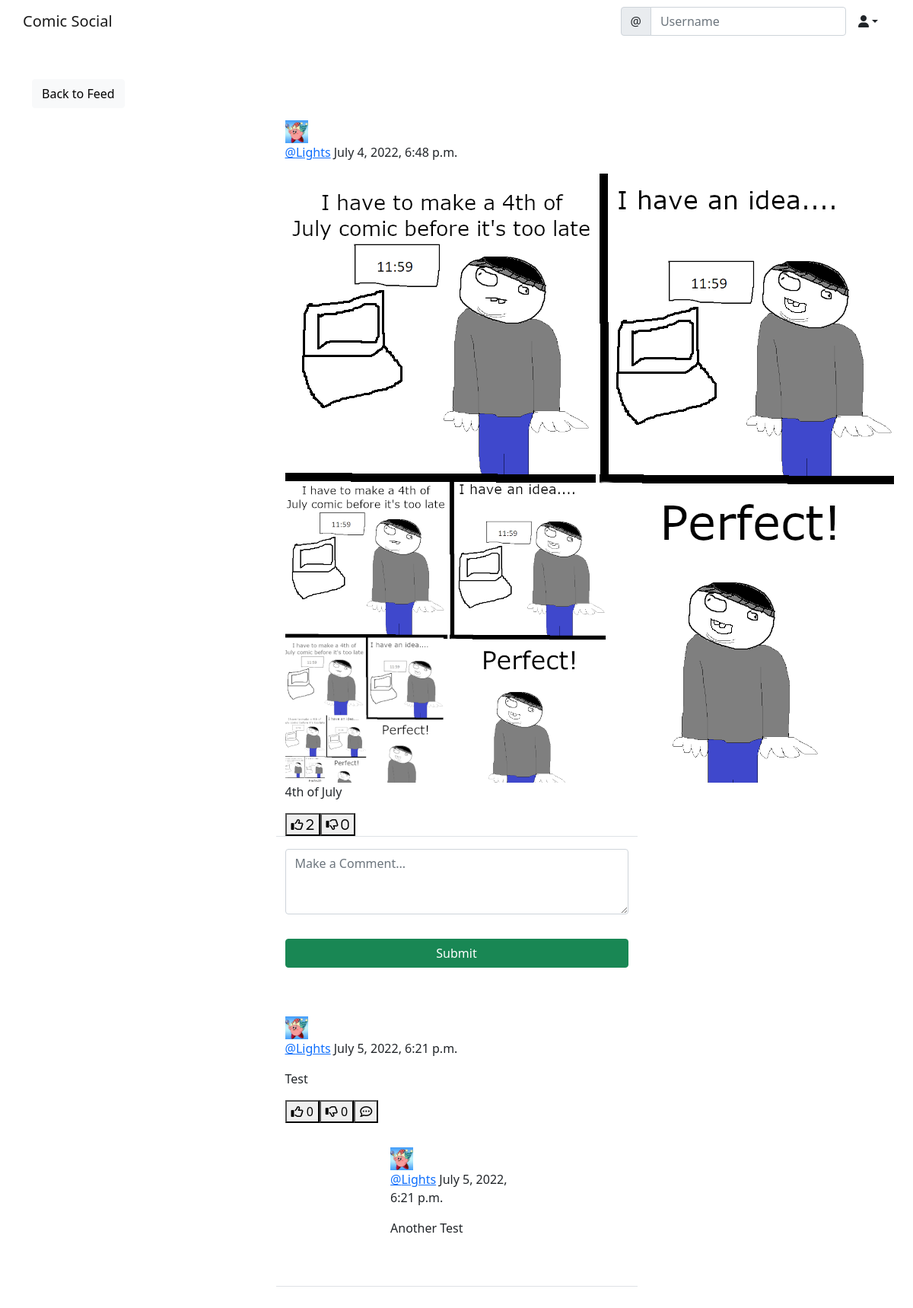
Page /social/post/2/ (signed in) on the committed database.
### social/models.py (models this page shows)
class Post(models.Model):
	comic = models.ImageField(upload_to = 'uploads/comics/', blank = True, null = True)
	body = models.TextField()
	created_on = models.DateTimeField(default=timezone.now)
	author = models.ForeignKey(User, on_delete=models.CASCADE)
	likes = models.ManyToManyField(User, blank = True, related_name = 'likes')
	dislikes = models.ManyToManyField(User, blank = True, related_name = 'dislikes')

class UserProfile(models.Model):
	user = models.OneToOneField(User, primary_key=True, verbose_name = 'user', related_name = 'profile', on_delete = models.CASCADE)
	name = models.CharField(max_length = 30, blank = True, null = True)
	bio = models.TextField(max_length = 500, blank = True)
	picture = models.ImageField(upload_to =
'uploads/profile_pictures/', default = 'uploads/profile_pictures/default.png', blank = True)
	followers = models.ManyToManyField(User, blank = True, related_name = 'followers')

class Comment(models.Model):
	comment = models.TextField()
	created_on = models.DateTimeField(default=timezone.now)
	post = models.ForeignKey('Post', on_delete=models.CASCADE)
	author = models.ForeignKey(User, on_delete=models.CASCADE)
	likes = models.ManyToManyField(User, blank = True, related_name = 'comment_likes')
	dislikes = models.ManyToManyField(User, blank = True, related_name = 'comment_dislikes')
	parent = models.ForeignKey('self', on_delete = models.CASCADE,
blank = True, null = True, related_name = '+')
	@property
	def children(self):
		return Comment.objects.filter(parent=self).order_by('-created_on').all()
	@property
	def is_parent(self):
		if self.parent is None:
			return True
		return False

### social/views.py (the view, shortened to what this page needs)
# urls.py: path('post/<int:pk>/', PostDetailView.as_view(), name='post-detail'),
class PostDetailView(View):
    def get(self, request, pk, *args, **kwargs):
        post = Post.objects.get(pk = pk)
        form = CommentForm()
        comments = Comment.objects.filter(post = post).order_by('-created_on')
        context = {
            'post': post,
            'form': form,
            'comments': comments,
        }
        return render(request, 'post_detail.html', context)

### social/forms.py
class CommentForm(forms.ModelForm):
	comment = forms.CharField(
		label = '',
		widget = forms.Textarea(attrs = {'rows': '3', 'placeholder': 'Make a Comment...'}))
	class Meta:
		model = Comment
		fields = ['comment']

### social/templates/post_detail.html (shortened to what this page needs)
{% extends 'landing/base.html' %}
{% load crispy_forms_tags %}
{% load static %}
{% block content %}
<div class="container">
    <div class="row mt-5">
        <div class="col-md-5 col-sm-6">
            <a href="{% url 'post-list' %}" class="btn btn-light">Back to Feed</a>
        </div>
    </div>
    <div class="row justify-content-center mt-3">
        <div class="col-md-5 col-sm-12 border-bottom">
                <div>
                    <a href="{% url 'profile' post.author.pk %}">
                        <img class="post-img" height="30"
width="30" src="{{ post.author.profile.picture.url }}" />
                    </a>
                    <p class="post-text">
                        <a class="text-primary post-link" href="{% url 'profile' post.author.pk %}">@{{ post.author }}</a> {{ post.created_on }}
                    </p>
                </div>
                <img src="{{ post.comic.url }}" class="post-comic"/>
            <p>{{ post.body }}</p>
            <div class="d-flex flex-row">
                <form method="POST" action="{% url 'like' post.pk %}">
                    <button class="remove-default-btn" type="submit">
                        <i class="far fa-thumbs-up"> <span>{{ post.likes.all.count }}</span></i>
                    </button>
                </form>
                <form method="POST" action="{% url 'dislike' post.pk %}">
                    <button class="remove-default-btn" type="submit">
                        <i class="far fa-thumbs-down"> <span>{{ post.dislikes.all.count }}</span></i>
                    </button>
                </form>
        </div>
        </div>
    </div>
    <div class="row justify-content-center mt-3 mb-5">
        <div class="col-md-5 col-sm-12">
	{% if user.is_authenticated %}
            <form method="POST">
                {{ form | crispy }}
                <div class="d-grid gap-2">
                    <button class="btn btn-success mt-3">Submit</button>
		{% endif %}
                </div>
            </form>
        </div>
    </div>
    {% for comment in comments %}
	{% if comment.is_parent %}
    <div class="row justify-content-center mt-3 mb-5">
        <div class="col-md-5 col-sm-12 border-bottom">
            <p>
                <div>
                    <a href="{% url 'profile' comment.author.pk %}">
                        <img class="round-circle post-img" height="30" width="30" src="{{ comment.author.profile.picture.url }}" />
                    </a>
                    <p class="post-text">
                        <a class="text-primary post-link" href="{% url 'profile' comment.author.pk %}">@{{ comment.author }}</a> {{ comment.created_on }}
                    </p>
                </div>
            </p>
            <p>{{ comment.comment }}</p>
	<div class = "d-flex flex-row">
		<form method = "POST" action = "{% url 'comment-like' post.pk comment.pk %}">
		<button class = "remove-default-btn" type = "submit">
<i class = "far fa-thumbs-up"></i> <span> {{comment.likes.all.count}}
</span></button>
	</form>
	<form method = "POST" action = "{% url 'comment-dislike' post.pk comment.pk %}">
	<button class = "remove-default-btn" type = "submit">
	<i class = "far fa-thumbs-down"></i> <span> {{comment.dislikes.all.count}} </span> </button>
	</form>
        <div>
            <div>
	<button class = "remove-default-btn"><i class = "far fa-comment-dots" onclick = "commentReplyToggle('{{ comment.pk }}')"></i></button>
    </div>
    </div>
    </div>
    {% for child_comment in comment.children %}
    <div class="row justify-content-center mt-3 mb-5 child-comment">
        <div class="col-md-5 col-sm-12 border-botom">
            <p>
            <div>
                <a href="{% url 'profile' child_comment.author.pk %}">
                    <img class="round-circle post-img" height="30" width="30" src="{{ child_comment.author.profile.picture.url }}"/>
                    </a>
                <p class="post-text">
                <a class="text-primary post-link" href="{% url 'profile' child_comment.author.pk %}">@{{ child_comment.author }}</a> {{ child_comment.created_on }}
                </p>
                </div>
            </p>
            <p>{{ child_comment.comment }}</p>
            </div>
        </div>
    {% endfor %}
    {% endif %}
{% endfor %}
</div>
{% endblock content %}

### rows in the picture
Post: author.profile.picture (picture), author "Lights", created_on "July 4, 2022, 6:48 p.m.", comic (picture), body "4th of July", likes.all.count "2", dislikes.all.count "0"
Comment: author.profile.picture (picture), author "Lights", created_on "July 5, 2022, 6:21 p.m.", comment "Test", likes.all.count "0", dislikes.all.count "0"
Comment: author.profile.picture (picture), author "Lights", created_on "July 5, 2022, 6:21 p.m.", comment "Another Test"
